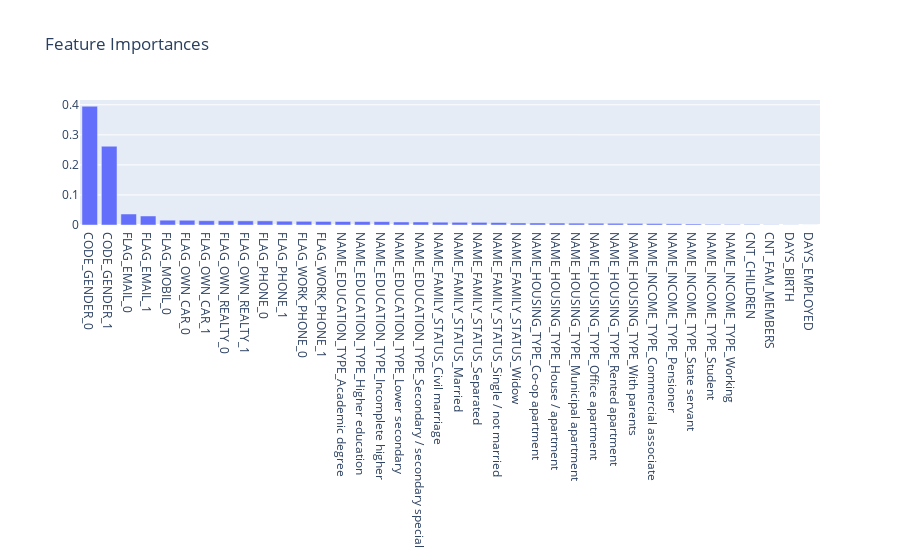

Notebook source saved alongside this figure:
### Code cell
import plotly.graph_objs as go
# feature names
feature_names = X_val_scaled.columns

# Get the feature importances
importances = best_model.feature_importances_

# Get the indices that would sort the importances in ascending order
sorted_indices = np.argsort(importances)

# Reverse the order of the sorted indices to get descending order
descending_indices = sorted_indices[::-1]

# Sort the importances and feature names in descending order
importances_descending = importances[descending_indices]
feature_names_descending = feature_names[descending_indices]

# Create a bar chart of the feature importances
fig = go.Figure(
    data=[go.Bar(x=feature_names, y=importances_descending)],
    layout=go.Layout(title="Feature Importances")
)

# Show the chart
fig.show()

### Figure 1 — Plotly figure (JSON) as saved in the notebook; plotly's stock layout.template omitted (floating-point values rounded to 4 significant figures)
{"data": [{"type": "bar", "x": ["CODE_GENDER_0", "CODE_GENDER_1", "FLAG_EMAIL_0", "FLAG_EMAIL_1", "FLAG_MOBIL_0", "FLAG_OWN_CAR_0", "FLAG_OWN_CAR_1", "FLAG_OWN_REALTY_0", "FLAG_OWN_REALTY_1", "FLAG_PHONE_0", "FLAG_PHONE_1", "FLAG_WORK_PHONE_0", "FLAG_WORK_PHONE_1", "NAME_EDUCATION_TYPE_Academic degree", "NAME_EDUCATION_TYPE_Higher education", "NAME_EDUCATION_TYPE_Incomplete higher", "NAME_EDUCATION_TYPE_Lower secondary", "NAME_EDUCATION_TYPE_Secondary / secondary special", "NAME_FAMILY_STATUS_Civil marriage", "NAME_FAMILY_STATUS_Married", "NAME_FAMILY_STATUS_Separated", "NAME_FAMILY_STATUS_Single / not married", "NAME_FAMILY_STATUS_Widow", "NAME_HOUSING_TYPE_Co-op apartment", "NAME_HOUSING_TYPE_House / apartment", "NAME_HOUSING_TYPE_Municipal apartment", "NAME_HOUSING_TYPE_Office apartment", "NAME_HOUSING_TYPE_Rented apartment", "NAME_HOUSING_TYPE_With parents", "NAME_INCOME_TYPE_Commercial associate", "NAME_INCOME_TYPE_Pensioner", "NAME_INCOME_TYPE_State servant", "NAME_INCOME_TYPE_Student", "NAME_INCOME_TYPE_Working", "CNT_CHILDREN", "CNT_FAM_MEMBERS", "DAYS_BIRTH", "DAYS_EMPLOYED"], "y": [0.3952, 0.2622, 0.03658, 0.03, 0.01603, 0.01581, 0.01431, 0.01403, 0.01379, 0.01379, 0.01269, 0.0123, 0.01187, 0.01161, 0.01137, 0.01124, 0.01012, 0.01009, 0.009337, 0.008975, 0.008737, 0.008142, 0.006786, 0.006682, 0.006452, 0.006129, 0.005883, 0.005681, 0.005222, 0.004942, 0.003867, 0.003348, 0.002194, 0.001767, 0.00174, 0.000697, 0.0004043, 0]}], "layout": {"autosize": true, "title": {"text": "Feature Importances"}, "xaxis": {"autorange": true, "range": [-0.5, 37.5], "type": "category"}, "yaxis": {"autorange": true, "range": [0, 0.416], "type": "linear"}}}
